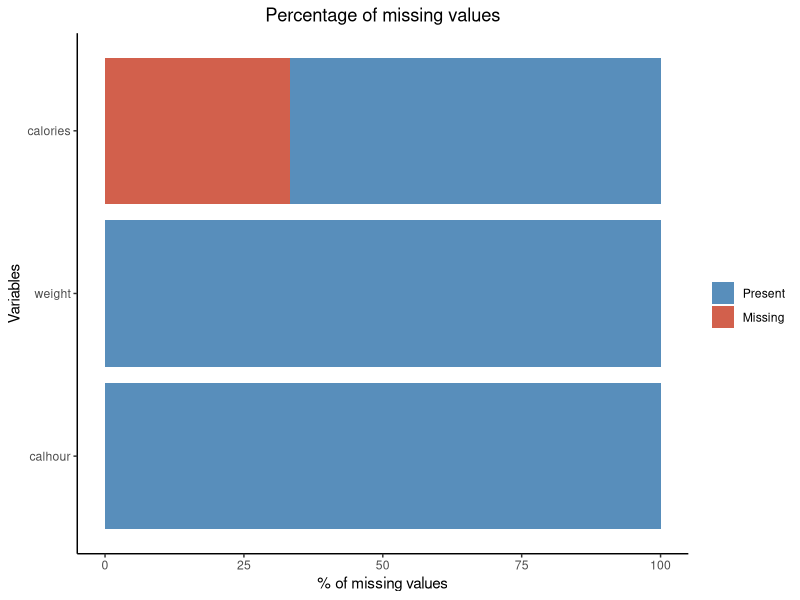
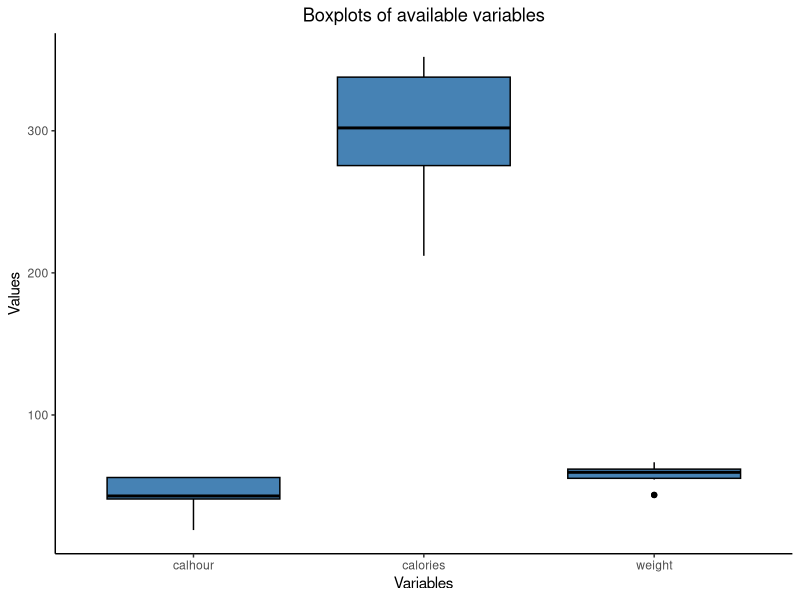
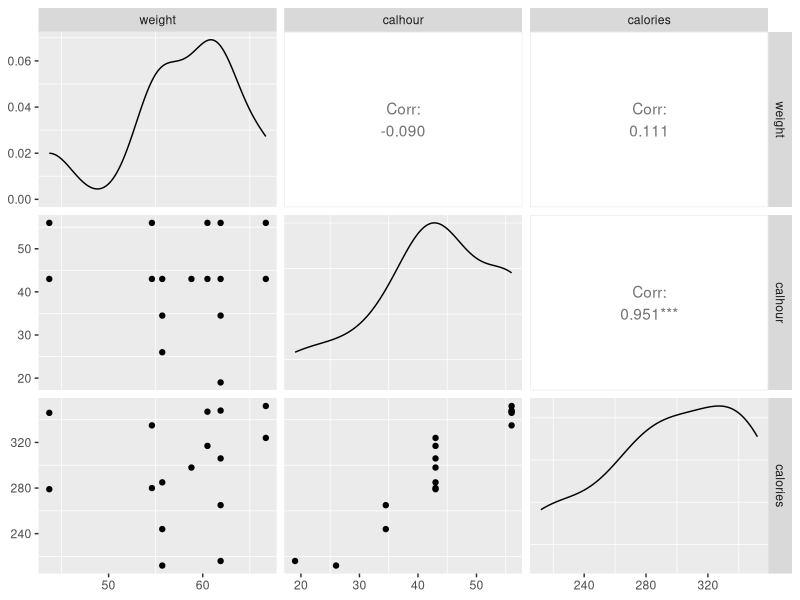
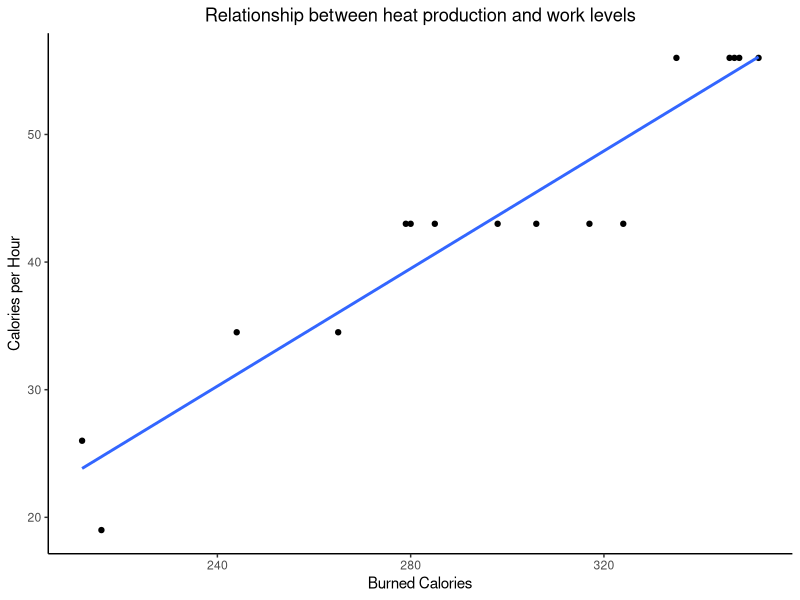

The R source for these figures, in order:
library(tidyverse)
library(GGally)

dataframe <- read.table('./muscle-incomplete.txt', header = TRUE)

# Exploring missing data by visual aids
missing_values <- dataframe %>%
  	gather(key = 'key', value = 'val') %>%
  	mutate(isna = is.na(val)) %>%
  	group_by(key) %>%
	mutate(total = n()) %>%
	group_by(key, total, isna) %>%
	summarise(num.isna = n()) %>%
	mutate(pct = num.isna / total * 100)

percentage.plot <- ggplot(data = missing_values) +
	geom_bar(aes(x = reorder(key, desc(pct)), y = pct, fill = isna), stat = 'identity', alpha = 0.9) +
	scale_fill_manual(name = '', values = c('steelblue', 'tomato3'), labels = c('Present', 'Missing')) +
	coord_flip() +
	labs(title = 'Percentage of missing values', x = 'Variables', y = '% of missing values') +
	theme_classic() +
	theme(plot.title = element_text(hjust = 0.5))

percentage.plot

dataframe <- na.omit(dataframe)

# Descriptive statistics
dataframe %>% select(weight, calhour, calories) %>%
	pivot_longer(data = ., cols = c(weight, calhour, calories), names_to = 'Variables', values_to = 'Values') %>%
	ggplot(aes(x = Variables, y = Values)) +
	geom_boxplot(color = 'black', fill = 'steelblue') +
	labs(title = 'Boxplots of available variables') +
	theme_classic() +
	theme(plot.title = element_text(hjust = 0.5))
# No outliners

dataframe %>% ggpairs(data = ., ) + theme(panel.grid.major = element_blank())

# There is high positive correlation between variables calories and calories per hour
dataframe %>% ggplot(data = ., aes(x = calories, y = calhour)) +
	geom_point() +
	geom_smooth(method = 'lm', se = FALSE) +
	labs(x = 'Burned Calories', y = 'Calories per Hour',
		 title = 'Relationship between heat production and work levels') +
	theme_classic() +
	theme(plot.title = element_text(hjust = 0.5))

# Exploring the results of linear regression
model <- lm(calhour ~ calories, data = dataframe)
summary(model)
model1 <- lm(calhour ~ calories + weight, data = dataframe)
summary(model1)	# Adding weight as second predictor slightly improve R-squared